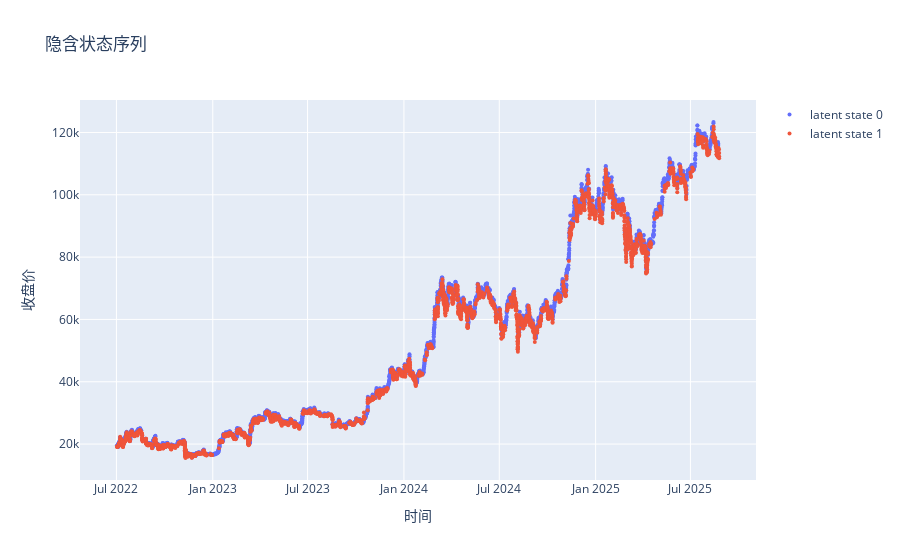

Write notebook code for a chart like this one.
### Code cell
from research.labeler.gmm_labeler import GMMLabeler

labeler = GMMLabeler(merged_bar, 4)
labeler.plot_label_on_candles()

### Figure 1 — Plotly figure (JSON) as saved in the notebook; plotly's stock layout.template omitted (floating-point values rounded to 4 significant figures; data arrays with more than 128 entries replaced by an {"elided": "..."} marker saying what was removed)
{"data": [{"marker": {"color": "#636EFA", "size": 4}, "mode": "markers", "name": "latent state 0", "type": "scatter", "x": {"elided": "3022 str values"}, "y": {"elided": "3022 float values"}}, {"marker": {"color": "#EF553B", "size": 4}, "mode": "markers", "name": "latent state 1", "type": "scatter", "x": {"elided": "2763 str values"}, "y": {"elided": "2763 float values"}}], "layout": {"showlegend": true, "title": {"text": "隐含状态序列"}, "xaxis": {"title": {"text": "时间"}}, "yaxis": {"title": {"text": "收盘价"}}}}
